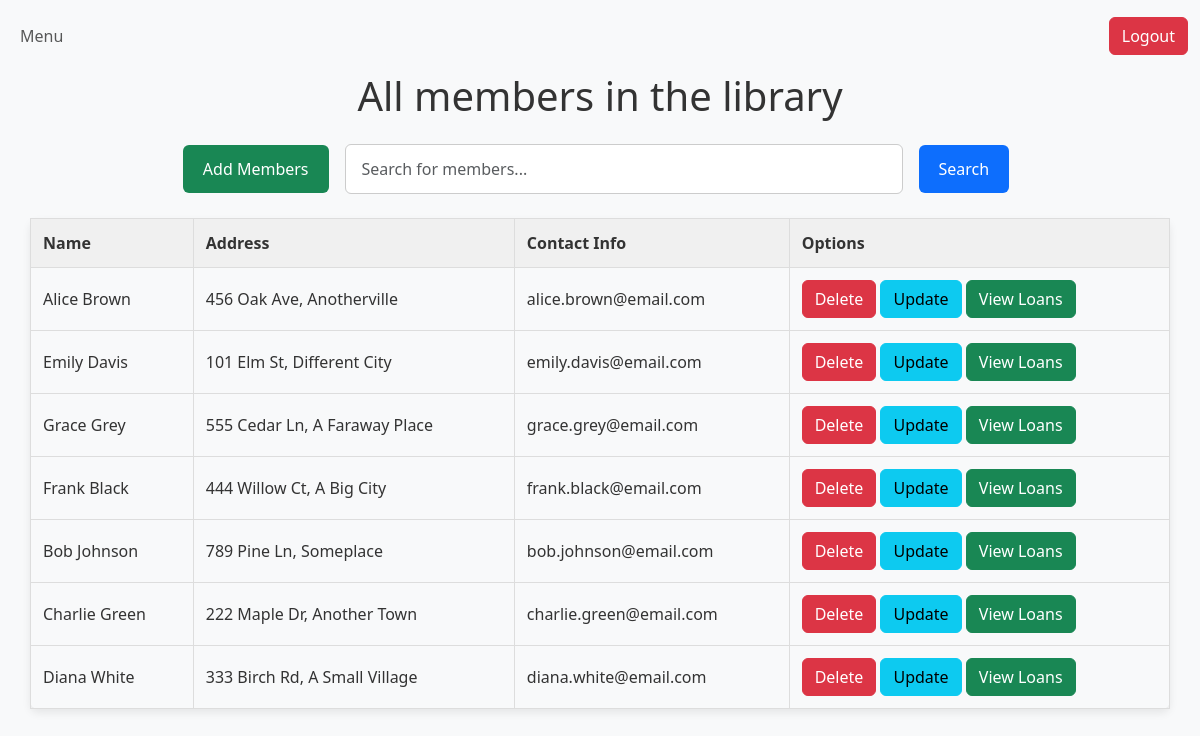
/members, run on the app's committed database.
### models.py (models this page shows, shortened)
class Member(db.Model):
    id = db.Column(db.Integer,primary_key=True)
    name = db.Column(db.String(255),nullable=False,index=True)
    address = db.Column(db.String(255))
    contact_info = db.Column(db.String(255))
    loans = db.relationship('Loan',backref='member',lazy=True)

### app.py (the view)
@app.route("/members",methods=["GET"])
def members():
    search_query = request.args.get('search_query', '').strip()
    members = get_filtered_members(search_query)
    return render_template("members.html",members=members)

### app.py (called while the page is built)
def get_filtered_members(search_query):
    if search_query:
        members = Member.query.filter(
            (Member.name.ilike(f"%{search_query}%")) |
            (Member.address.ilike(f"%{search_query}%")) |
            (Member.contact_info.ilike(f"%{search_query}%"))
        ).all()
    else:
        members = Member.query.all()
    return members

### templates/members.html (shortened to what this page needs)
{% extends 'base.html' %}
{% block content %}
<div class="position-relative">
<nav class="navbar navbar-expand-lg navbar-light bg-light">
    <div class="container-fluid">
       <ul class="navbar-nav me-auto mb-2 mb-lg-0">
         <li class="nav-item">
           <a href="{{ url_for('menu') }}" class="nav-link"> Menu</a>
          </li>
       </ul>
       <ul class="navbar-nav ms-auto mb-2 mb-lg-0">
        <li class="nav-item">
            <a href="/" class="btn btn-danger">
                 Logout
            </a>
        </li>
      </ul>
    </div>
</nav>
</div>
<h1 align="center">All members in the library</h1>
<div class="container my-4">
    <form method="GET" action="{{ url_for('members') }}" class="d-flex justify-content-center search-form">
        <a href="{{ url_for('add_members') }}" class="btn btn-success">Add Members</a>
        <input type="text"
               name="search_query"
               class="form-control w-50 me-2"
               placeholder="Search for members..."
                value="{{ request.args.get('search_query','') }}"
        >
        <button type="submit" class="btn btn-primary">Search</button>
    </form>
</div>
    <table  class="mb-4">
        <thead>
            <tr>
                <th>Name</th>
                <th>Address</th>
                <th>Contact Info</th>
                <th>Options</th>
            </tr>
        </thead>
        <tbody>
        {% for member in members %}
            <tr>
                <td>{{ member.name }}</td>
                <td>{{ member.address }}</td>
                <td>{{ member.contact_info }}</td>
                <td >
                    <form action="{{ url_for('delete_member',member_id=member.id) }}"
                          method="POST"
                          style="all:unset;display:inline"
                    >
                        <button type="submit" class="btn btn-danger">Delete</button>
                    </form>
                    <form action="{{ url_for('update_member',member_id=member.id) }}"
                          method="GET"
                          style="all:unset;display:inline"
                    >
                        <button type="submit" class="btn btn-info">Update</button>
                    </form>
                    <form action="{{ url_for('loaned_books',member_id=member.id) }}"
                          method="GET"
                          style="all:unset;display:inline"
                    >
                        <button type="submit" class="btn btn-success">View Loans</button>
                    </form>
                </td>
            </tr>
        {% endfor %}
        </tbody>
    </table>
{% endblock %}

### static/style.css (style rules this page uses)
body { background-color: #f8f9fa; color: #333; }
table { width: 95%; margin-left: auto; margin-right: auto; border-collapse: collapse; border-spacing: 0; box-shadow: 0 4px 8px rgba(0,0,0,0.08); border-radius: 8px; }
th, td { border: 1px solid #ddd; padding: 12px; text-align: left; }
th { background-color: #f0f0f0; font-weight: bold; color: #333; }
form { max-width: 700px; margin: 30px auto; padding: 30px; border: 1px solid #ddd; border-radius: 10px; background-color: #f9f9f9; box-shadow: 0 4px 8px rgba(0,0,0,0.08); }
.form-control { padding:12px; border: 1px solid #ddd; border-radius: 6px; width: calc(100% - 24px); font-size: 1rem; color: #333; }
input[type="text"], input[type="number"] , select { padding: 12px; border: 1px solid #ddd; border-radius: 6px; width: calc(100% - 24px); font-size: 1rem; color: #333; }
.navbar { padding: 1rem 0; }
.search-form { max-width: none; margin: 0; padding: 0; border: none; border-radius: 0; background-color: transparent; box-shadow: none; display: flex; align-items: center; }
.search-form input { padding: 12px 16px; border: 1px solid #ccc; border-radius: 6px; width: auto; font-size: 1rem; color: #333; transition: border-color 0.3s ease; box-shadow: none; }
.search-form .btn { color: white; padding: 12px 20px; border: none; border-radius: 6px; font-size: 1rem; cursor: pointer; margin-left: 8px; margin-right: 16px; box-shadow: none; transition: background-color 0.3s ease; }

### data on the page
Member: name "Alice Brown", address "456 Oak Ave, Anotherville", contact_info "alice.brown@email.com"
Member: name "Emily Davis", address "101 Elm St, Different City", contact_info "emily.davis@email.com"
Member: name "Grace Grey", address "555 Cedar Ln, A Faraway Place", contact_info "grace.grey@email.com"
Member: name "Frank Black", address "444 Willow Ct, A Big City", contact_info "frank.black@email.com"
Member: name "Bob Johnson", address "789 Pine Ln, Someplace", contact_info "bob.johnson@email.com"
Member: name "Charlie Green", address "222 Maple Dr, Another Town", contact_info "charlie.green@email.com"
Member: name "Diana White", address "333 Birch Rd, A Small Village", contact_info "diana.white@email.com"
